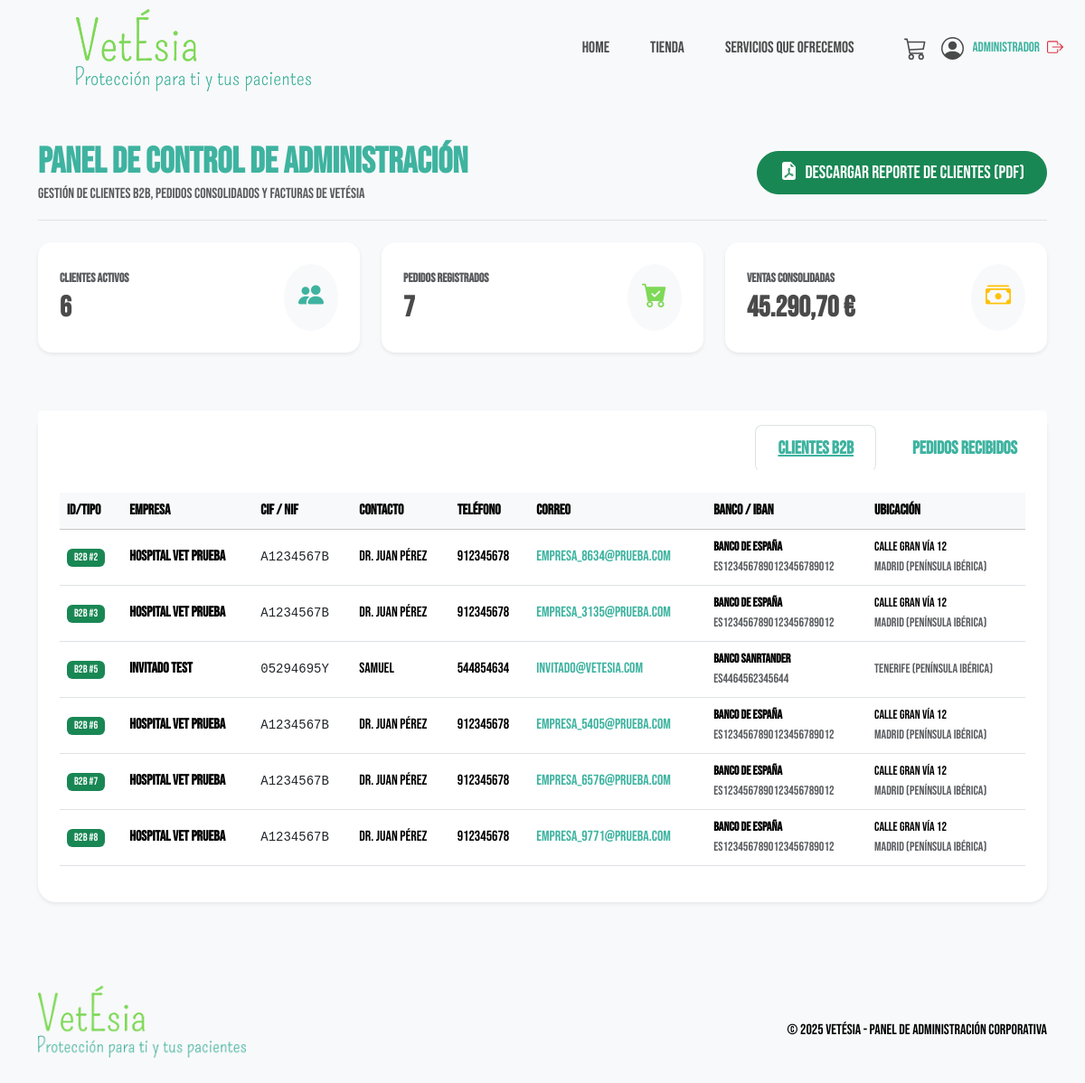
Page /admin.html (signed in) on the committed database.
### tables this page shows
CREATE TABLE usuarios (
            id INTEGER PRIMARY KEY AUTOINCREMENT,
            nombre_empresa TEXT NOT NULL,
            email TEXT NOT NULL UNIQUE,
            password_hash TEXT NOT NULL,
            fecha_registro TIMESTAMP DEFAULT CURRENT_TIMESTAMP
        );

### app.py (the view)
@app.route('/admin.html')
def admin():
    if 'user_email' not in session or session['user_email'] != 'admin@vetesia.com':
        flash("Acceso restringido. Debes iniciar sesión como administrador.", "danger")
        return redirect(url_for('cuenta'))
    conn = get_db_connection()
    total_clientes = conn.execute("SELECT count(*) FROM usuarios WHERE email != 'admin@vetesia.com'").fetchone()[0]
    total_pedidos = conn.execute("SELECT count(*) FROM pedidos").fetchone()[0]
    total_ventas = conn.execute("SELECT sum(total) FROM pedidos").fetchone()[0] or 0.0
    ventas_formateadas = f"{total_ventas:,.2f}".replace(",", "X").replace(".", ",").replace("X", ".")
    clientes_registrados = conn.execute('''
        SELECT u.id, u.nombre_empresa, u.email, p.cif, p.contacto, p.telefono, p.banco, p.iban, p.municipio, p.zona, p.direccion, p.codigo_postal
        FROM usuarios u
        LEFT JOIN (
            SELECT usuario_id, cif, contacto, telefono, banco, iban, municipio, zona, direccion, codigo_postal, max(fecha)
            FROM pedidos
            GROUP BY usuario_id
        ) p ON u.id = p.usuario_id
        WHERE u.email != 'admin@vetesia.com'
        ORDER BY u.id ASC
    ''').fetchall()
    clientes_invitados = conn.execute('''
        SELECT NULL as id, empresa as nombre_empresa, email, cif, contacto, telefono, banco, iban, municipio, zona, direccion, codigo_postal
        FROM pedidos
        WHERE usuario_id IS NULL
        GROUP BY cif
    ''').fetchall()
    todos_clientes = list(clientes_registrados) + list(clientes_invitados)
    pedidos_raw = conn.execute('SELECT * FROM pedidos ORDER BY fecha DESC').fetchall()
    pedidos = []
    for p in pedidos_raw:
        items = conn.execute('''
            SELECT dp.*, prod.nombre
            FROM detalles_pedido dp
            JOIN productos prod ON dp.producto_id = prod.id
            WHERE dp.pedido_id = ?
        ''', (p['id'],)).fetchall()
        pedidos.append({
            'id': p['id'],
            'empresa': p['contacto'],
            'cif': p['cif'],
            'total': p['total'],
            'fecha': p['fecha'],
            'estado': p['estado'],
            'articulos': items
        })
    conn.close()
    stats = {
        'total_clientes': total_clientes + len(clientes_invitados),
        'total_pedidos': total_pedidos,
        'total_ventas': ventas_formateadas
    }
    return render_template('admin.html', stats=stats, clientes=todos_clientes, pedidos=pedidos)

### app.py (called while the page is built)
def get_db_connection():
    db_path = os.path.join(os.path.dirname(__file__), 'database.db')
    conn = sqlite3.connect(db_path)
    conn.row_factory = sqlite3.Row
    return conn

@app.context_processor
def inject_global_data():
    cart = session.get('cart', {})
    cart_count = sum(cart.values())
    logged_in = 'user_id' in session
    user_name = session.get('user_name', '')
    return dict(cart_count=cart_count, logged_in=logged_in, user_name=user_name)

### templates/admin.html (shortened to what this page needs)
<!DOCTYPE html>
<html lang="es">
<head>
    <link href="https://cdn.jsdelivr.net/npm/bootstrap@5.3.3/dist/css/bootstrap.min.css" rel="stylesheet">
    <link rel="stylesheet" href="/static/css/vetesia.css">
    <link rel="stylesheet" href="https://cdn.jsdelivr.net/npm/bootstrap-icons@1.11.3/font/bootstrap-icons.min.css">
</head>
<body class="bg-light">
    <div class="container-1 d-flex justify-content-between align-items-center px-4">
        <a href="/"><img src="/static/fotos/logo.webp" alt="Logo" class="logo-1"></a>
        <div class="d-flex align-items-center">
            <ul class="nav mb-0 me-4">
                <li class="nav-item">
                    <a href="/" class="nav-link">Home</a>
                </li>
                <li class="nav-item">
                    <a href="/tienda.html" class="nav-link">Tienda</a>
                </li>
                <li class="nav-item">
                    <a href="/servicios.html" class="nav-link">Servicios que ofrecemos</a>
                </li>
            </ul>
            <div class="header-icons d-flex align-items-center">
                <a href="/carrito.html" class="icon-link ms-3 position-relative" title="Carrito de Compras">
                </a>
                <a href="/cuenta.html" class="icon-link ms-3 d-flex align-items-center text-decoration-none" title="{% if logged_in %}Sesión iniciada como {{ user_name }}{% else %}Mi Cuenta{% endif %}" style="color: inherit;">
                    {% if logged_in %}
                    <span class="ms-1 d-none d-lg-inline" style="font-size: 0.95rem; color: #3eb3a0; font-weight: 500; max-width: 120px; overflow: hidden; text-overflow: ellipsis; white-space: nowrap;">
                        {{ user_name }}
                    </span>
                    <a href="/logout" class="ms-2 text-danger" title="Cerrar Sesión">
                    </a>
                    {% endif %}
                </a>
            </div>
        </div>
    </div>
    <div class="container mt-5 mb-5">
        <div class="d-flex justify-content-between align-items-center mb-4 border-bottom pb-3">
            <div>
                <h1 style="color: #3eb3a0; font-weight: 700;" class="mb-0">Panel de Control de Administración</h1>
                <p class="text-muted mb-0">Gestión de Clientes B2B, pedidos consolidados y facturas de VetÉsia</p>
            </div>
            <a href="/admin/reporte_clientes.pdf" class="btn btn-success d-flex align-items-center gap-2 px-4 py-2 fs-5" style="border-radius: 30px;">
                <i class="bi bi-file-earmark-pdf-fill"></i> Descargar Reporte de Clientes (PDF)
            </a>
        </div>
        <div class="row mb-5">
            <div class="col-md-4 mb-3">
                <div class="card border-0 shadow-sm p-4 bg-white" style="border-radius: 15px; border-left: 5px solid #3eb3a0;">
                    <div class="d-flex justify-content-between align-items-center">
                        <div>
                            <span class="text-muted d-block small mb-1 fw-bold text-uppercase">Clientes Activos</span>
                            <h2 class="mb-0 fw-bold" style="color: #4a4a4a;">{{ stats.total_clientes }}</h2>
                        </div>
                        <div class="p-3 bg-light rounded-circle text-primary" style="color: #3eb3a0 !important;">
                            <i class="bi bi-people-fill fs-3"></i>
                        </div>
                    </div>
                </div>
            </div>
            <div class="col-md-4 mb-3">
                <div class="card border-0 shadow-sm p-4 bg-white" style="border-radius: 15px; border-left: 5px solid #7ed957;">
                    <div class="d-flex justify-content-between align-items-center">
                        <div>
                            <span class="text-muted d-block small mb-1 fw-bold text-uppercase">Pedidos Registrados</span>
                            <h2 class="mb-0 fw-bold" style="color: #4a4a4a;">{{ stats.total_pedidos }}</h2>
                        </div>
                        <div class="p-3 bg-light rounded-circle text-success" style="color: #7ed957 !important;">
                            <i class="bi bi-cart-check-fill fs-3"></i>
                        </div>
                    </div>
                </div>
            </div>
            <div class="col-md-4 mb-3">
                <div class="card border-0 shadow-sm p-4 bg-white" style="border-radius: 15px; border-left: 5px solid #ffc107;">
                    <div class="d-flex justify-content-between align-items-center">
                        <div>
                            <span class="text-muted d-block small mb-1 fw-bold text-uppercase">Ventas Consolidadas</span>
                            <h2 class="mb-0 fw-bold" style="color: #4a4a4a;">{{ stats.total_ventas }} €</h2>
                        </div>
                        <div class="p-3 bg-light rounded-circle text-warning" style="color: #ffc107 !important;">
                            <i class="bi bi-cash-stack fs-3"></i>
                        </div>
                    </div>
                </div>
            </div>
        </div>
        <div class="card border-0 shadow-sm mb-5" style="border-radius: 20px;">
            <div class="card-header bg-white pt-3 border-0">
                <ul class="nav nav-tabs card-header-tabs" id="adminTabs" role="tablist">
                    <li class="nav-item" role="presentation">
                        <button class="nav-link active fw-bold fs-5 px-4" id="clientes-tab" data-bs-toggle="tab" data-bs-target="#clientes-pane" type="button" role="tab" aria-controls="clientes-pane" aria-selected="true" style="color: #3eb3a0;">Clientes B2B</button>
                    </li>
                    <li class="nav-item" role="presentation">
                        <button class="nav-link fw-bold fs-5 px-4" id="pedidos-tab" data-bs-toggle="tab" data-bs-target="#pedidos-pane" type="button" role="tab" aria-controls="pedidos-pane" aria-selected="false" style="color: #3eb3a0;">Pedidos Recibidos</button>
                    </li>
                </ul>
            </div>
            <div class="card-body p-4">
                <div class="tab-content" id="adminTabsContent">
                    <div class="tab-pane fade show active" id="clientes-pane" role="tabpanel" aria-labelledby="clientes-tab" tabindex="0">
                        <div class="table-responsive">
                            <table class="table table-hover align-middle">
                                <thead class="table-light">
                                    <tr>
                                        <th scope="col">ID/Tipo</th>
                                        <th scope="col">Empresa</th>
                                        <th scope="col">CIF / NIF</th>
                                        <th scope="col">Contacto</th>
                                        <th scope="col">Teléfono</th>
                                        <th scope="col">Correo</th>
                                        <th scope="col">Banco / IBAN</th>
                                        <th scope="col">Ubicación</th>
                                    </tr>
                                </thead>
                                <tbody>
                                    {% for c in clientes %}
                                    <tr>
                                        <td>
                                            {% if c.id %}
                                            <span class="badge bg-success py-1 px-2" style="font-weight: 500;">B2B #{{ c.id }}</span>
                                            {% else %}
                                            <span class="badge bg-secondary py-1 px-2" style="font-weight: 500;">Invitado</span>
                                            {% endif %}
                                        </td>
                                        <td class="fw-bold">{{ c.nombre_empresa or '-' }}</td>
                                        <td><code class="text-dark">{{ c.cif or '-' }}</code></td>
                                        <td>{{ c.contacto or '-' }}</td>
                                        <td>{{ c.telefono or '-' }}</td>
                                        <td><a href="mailto:{{ c.email }}" style="color: #3eb3a0;">{{ c.email or '-' }}</a></td>
                                        <td>
                                            {% if c.banco %}
                                            <small class="d-block fw-bold">{{ c.banco }}</small>
                                            <small class="text-muted">{{ c.iban }}</small>
                                            {% else %}
                                            <span class="text-muted">-</span>
                                            {% endif %}
                                        </td>
                                        <td>
                                            {% if c.municipio %}
                                            <small class="d-block">{{ c.direccion }}</small>
                                            <small class="text-muted">{{ c.municipio }} ({{ c.zona }})</small>
                                            {% else %}
                                            <span class="text-muted">-</span>
                                            {% endif %}
                                        </td>
                                    </tr>
                                    {% endfor %}
                                </tbody>
                            </table>
                        </div>
                    </div>
                </div>
            </div>
        </div>
    </div>
    <footer class="gradient-footer text-white text-center ">
        <div class="container">
            <img src="/static/fotos/logo.webp" alt="Logo" class="logo mb-2">
            <p class="mt-3 mb-0" style="color: black;">&copy; 2025 VetÉsia - Panel de Administración Corporativa</p>
        </div>
    </footer>
</body>
</html>

### static/css/vetesia.css (style rules this page uses)
body { font-family: "Bebas Neue", serif; font-weight: 20px; text-transform: none; height: 100%; margin: 0; min-height: 100vh; }
.container-1 img { align-items: flex-start; width: 600px; }
h2 { color: #7ed957; }
.logo { max-width: 230px; height: auto; }
.logo-1 { max-width: 320px; height: auto; padding-left: 60px; padding-top: 5px; padding-bottom: 6px; }
.nav-icon { width: 25px !important; height: auto !important; }
.nav { display: flex; justify-content: flex-end; align-items: center; gap: 15px; margin-left: auto; }
.nav .nav-link { color: #4a4a4a; font-size: 1.1rem; padding: 10px 15px; border-radius: 8px; transition: all 0.3s ease; text-decoration: none; }
.nav .nav-link:hover, .nav .nav-link.active { color: #3eb3a0 !important; background-color: transparent !important; text-decoration: underline; }
.cart-icon-svg, .nav-svg-icon { color: #4a4a4a; transition: color 0.3s ease; }
footer { flex: 1; font-family: "Bebas Neue", serif; font-weight: 20px; font-style: normal; color: rgb(0, 0, 0); font-size: 16px; padding: 40px 0; display: flex; justify-content: space-between; align-items: center; text-align: left; width: 100%; margin-top: auto; }
footer .container { display: flex; justify-content: space-between; width: 100%; align-items: center; }
.table a { color: #000000; text-decoration: none; }

### rows in the picture
usuarios: id "2", nombre_empresa "Hospital Vet Prueba", cif "A1234567B", contacto "Dr. Juan Pérez", telefono "912345678", email "empresa_8634@prueba.com", banco "Banco de España", iban "ES1234567890123456789012", direccion "Calle Gran Vía 12", municipio "Madrid", zona "Península Ibérica"
usuarios: id "3", nombre_empresa "Hospital Vet Prueba", cif "A1234567B", contacto "Dr. Juan Pérez", telefono "912345678", email "empresa_3135@prueba.com", banco "Banco de España", iban "ES1234567890123456789012", direccion "Calle Gran Vía 12", municipio "Madrid", zona "Península Ibérica"
usuarios: id "5", nombre_empresa "Invitado Test", cif "05294695Y", contacto "Samuel", telefono "544854634", email "invitado@vetesia.com", banco "Banco Sanrtander", iban "ES4464562345644", municipio "Tenerife", zona "Península Ibérica"
usuarios: id "6", nombre_empresa "Hospital Vet Prueba", cif "A1234567B", contacto "Dr. Juan Pérez", telefono "912345678", email "empresa_5405@prueba.com", banco "Banco de España", iban "ES1234567890123456789012", direccion "Calle Gran Vía 12", municipio "Madrid", zona "Península Ibérica"
usuarios: id "7", nombre_empresa "Hospital Vet Prueba", cif "A1234567B", contacto "Dr. Juan Pérez", telefono "912345678", email "empresa_6576@prueba.com", banco "Banco de España", iban "ES1234567890123456789012", direccion "Calle Gran Vía 12", municipio "Madrid", zona "Península Ibérica"
usuarios: id "8", nombre_empresa "Hospital Vet Prueba", cif "A1234567B", contacto "Dr. Juan Pérez", telefono "912345678", email "empresa_9771@prueba.com", banco "Banco de España", iban "ES1234567890123456789012", direccion "Calle Gran Vía 12", municipio "Madrid", zona "Península Ibérica"

### other values in the picture
{{ user_name }} "Administrador"
{{ stats.total_clientes }} "6"
{{ stats.total_pedidos }} "7"
{{ stats.total_ventas }} "45.290,70"
